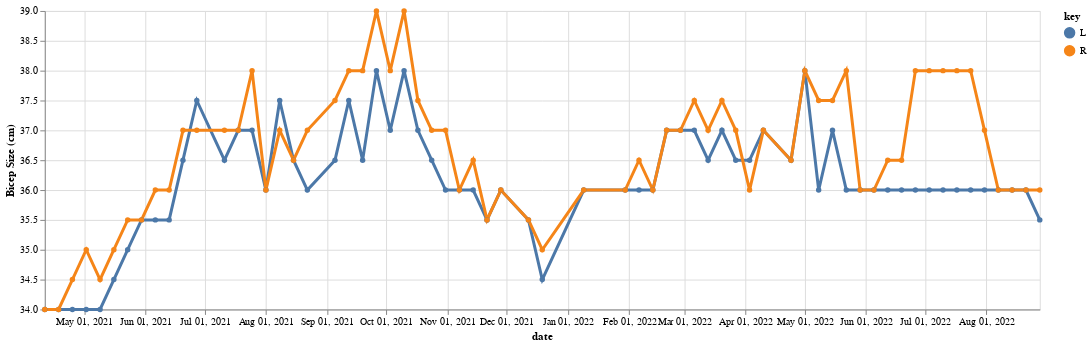

The code cell stored with this chart in its notebook:
### Code cell
# Biceps
chart = make_chart_LR_interactive(14, 15)

chart

### Figure 1 — Vega-Lite specification as saved in the notebook (floating-point values rounded to 4 significant figures)
{"$schema": "https://vega.github.io/schema/vega-lite/v4.17.0.json", "config": {"view": {"continuousHeight": 300, "continuousWidth": 400}}, "data": {"name": "data-f3c5541deba64c58154ac125ffc0f579"}, "datasets": {"data-f3c5541deba64c58154ac125ffc0f579": [{"L": 34, "R": 34, "date": "2021-04-11T00:00:00"}, {"L": 34, "R": 34, "date": "2021-04-18T00:00:00"}, {"L": 34, "R": 34.5, "date": "2021-04-25T00:00:00"}, {"L": 34, "R": 35, "date": "2021-05-02T00:00:00"}, {"L": 34, "R": 34.5, "date": "2021-05-09T00:00:00"}, {"L": 34.5, "R": 35, "date": "2021-05-16T00:00:00"}, {"L": 35, "R": 35.5, "date": "2021-05-23T00:00:00"}, {"L": 35.5, "R": 35.5, "date": "2021-05-30T00:00:00"}, {"L": 35.5, "R": 36, "date": "2021-06-06T00:00:00"}, {"L": 35.5, "R": 36, "date": "2021-06-13T00:00:00"}, {"L": 36.5, "R": 37, "date": "2021-06-20T00:00:00"}, {"L": 37.5, "R": 37, "date": "2021-06-27T00:00:00"}, {"L": null, "R": null, "date": "2021-07-04T00:00:00"}, {"L": 36.5, "R": 37, "date": "2021-07-11T00:00:00"}, {"L": 37, "R": 37, "date": "2021-07-18T00:00:00"}, {"L": 37, "R": 38, "date": "2021-07-25T00:00:00"}, {"L": 36, "R": 36, "date": "2021-08-01T00:00:00"}, {"L": 37.5, "R": 37, "date": "2021-08-08T00:00:00"}, {"L": 36.5, "R": 36.5, "date": "2021-08-15T00:00:00"}, {"L": 36, "R": 37, "date": "2021-08-22T00:00:00"}, {"L": 36.5, "R": 37.5, "date": "2021-09-05T00:00:00"}, {"L": 37.5, "R": 38, "date": "2021-09-12T00:00:00"}, {"L": 36.5, "R": 38, "date": "2021-09-19T00:00:00"}, {"L": 38, "R": 39, "date": "2021-09-26T00:00:00"}, {"L": 37, "R": 38, "date": "2021-10-03T00:00:00"}, {"L": 38, "R": 39, "date": "2021-10-10T00:00:00"}, {"L": 37, "R": 37.5, "date": "2021-10-17T00:00:00"}, {"L": 36.5, "R": 37, "date": "2021-10-24T00:00:00"}, {"L": 36, "R": 37, "date": "2021-10-31T00:00:00"}, {"L": 36, "R": 36, "date": "2021-11-07T00:00:00"}, {"L": 36, "R": 36.5, "date": "2021-11-14T00:00:00"}, {"L": 35.5, "R": 35.5, "date": "2021-11-21T00:00:00"}, {"L": 36, "R": 36, "date": "2021-11-28T00:00:00"}, {"L": 35.5, "R": 35.5, "date": "2021-12-12T00:00:00"}, {"L": 34.5, "R": 35, "date": "2021-12-19T00:00:00"}, {"L": 36, "R": 36, "date": "2022-01-09T00:00:00"}, {"L": 36, "R": 36, "date": "2022-01-30T00:00:00"}, {"L": 36, "R": 36.5, "date": "2022-02-06T00:00:00"}, {"L": 36, "R": 36, "date": "2022-02-13T00:00:00"}, {"L": 37, "R": 37, "date": "2022-02-20T00:00:00"}, {"L": 37, "R": 37, "date": "2022-02-27T00:00:00"}, {"L": 37, "R": 37.5, "date": "2022-03-06T00:00:00"}, {"L": 36.5, "R": 37, "date": "2022-03-13T00:00:00"}, {"L": 37, "R": 37.5, "date": "2022-03-20T00:00:00"}, {"L": 36.5, "R": 37, "date": "2022-03-27T00:00:00"}, {"L": 36.5, "R": 36, "date": "2022-04-03T00:00:00"}, {"L": 37, "R": 37, "date": "2022-04-10T00:00:00"}, {"L": null, "R": null, "date": "2022-04-17T00:00:00"}, {"L": 36.5, "R": 36.5, "date": "2022-04-24T00:00:00"}, {"L": 38, "R": 38, "date": "2022-05-01T00:00:00"}, {"L": 36, "R": 37.5, "date": "2022-05-08T00:00:00"}, {"L": 37, "R": 37.5, "date": "2022-05-15T00:00:00"}, {"L": 36, "R": 38, "date": "2022-05-22T00:00:00"}, {"L": 36, "R": 36, "date": "2022-05-29T00:00:00"}, {"L": 36, "R": 36, "date": "2022-06-05T00:00:00"}, {"L": 36, "R": 36.5, "date": "2022-06-12T00:00:00"}, {"L": 36, "R": 36.5, "date": "2022-06-19T00:00:00"}, {"L": 36, "R": 38, "date": "2022-06-26T00:00:00"}, {"L": 36, "R": 38, "date": "2022-07-03T00:00:00"}, {"L": 36, "R": 38, "date": "2022-07-10T00:00:00"}, {"L": 36, "R": 38, "date": "2022-07-17T00:00:00"}, {"L": 36, "R": 38, "date": "2022-07-24T00:00:00"}, {"L": 36, "R": 37, "date": "2022-07-31T00:00:00"}, {"L": 36, "R": 36, "date": "2022-08-07T00:00:00"}, {"L": 36, "R": 36, "date": "2022-08-14T00:00:00"}, {"L": 36, "R": 36, "date": "2022-08-21T00:00:00"}, {"L": 35.5, "R": 36, "date": "2022-08-28T00:00:00"}]}, "layer": [{"encoding": {"color": {"field": "key", "type": "nominal"}, "size": {"condition": {"selection": {"not": "selector028"}, "value": 1}, "value": 3}, "x": {"axis": {"grid": true}, "field": "date", "sort": "-x", "timeUnit": "yearmonthdate", "title": "date", "type": "temporal"}, "y": {"field": "value", "impute": {"frame": [-1, 1], "method": "mean"}, "scale": {"zero": false}, "title": "Bicep Size (cm)", "type": "quantitative"}}, "mark": "line", "transform": [{"fold": ["L", "R"]}], "width": 1000}, {"encoding": {"color": {"field": "key", "type": "nominal"}, "x": {"field": "date", "type": "temporal"}, "y": {"field": "value", "type": "quantitative"}}, "mark": {"filled": true, "opacity": 1, "type": "point"}, "selection": {"selector028": {"fields": ["key"], "nearest": true, "on": "mouseover", "type": "single"}}, "transform": [{"fold": ["L", "R"]}]}]}
